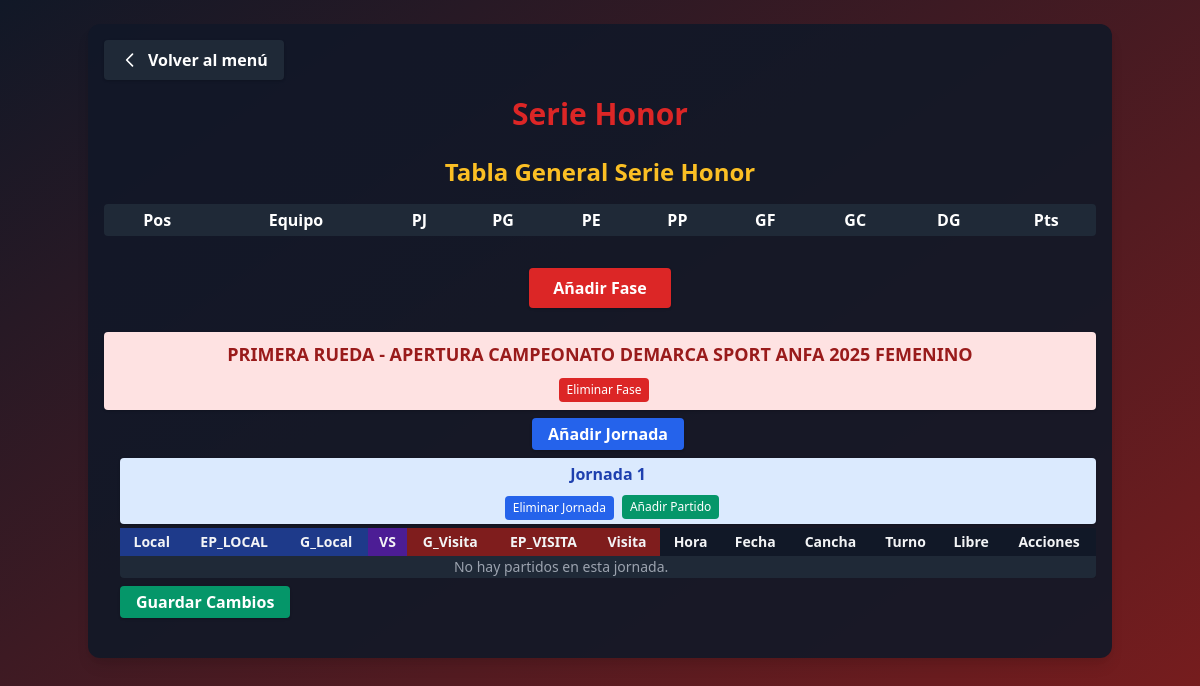
The page /menu/serie_honor/ on the database its author committed.
### app_main/models.py (models this page shows, shortened)
class Fase(models.Model):
    nombre = models.CharField(max_length=100, unique=True)

class Jornada(models.Model):
    fase = models.ForeignKey(Fase, on_delete=models.CASCADE, related_name='jornadas')
    nombre = models.CharField(max_length=100)

### app_main/views.py (the view, shortened to what this page needs)
# urls.py: path('serie_honor/', views.serie_honor, name='serie_honor'),
def serie_honor(request):
    fases = Fase.objects.prefetch_related('jornadas__partidos')
    clubes = Clubes.objects.all()
    jornadas = Jornada.objects.all()
    tablero_general = calcular_tablero_general()
    return render(request, 'serie_honor.html', {
        'fases': fases,
        'clubes': clubes,
        'jornadas': jornadas,
        'estado_choices': SerieHonor.ESTADO_PARTIDO_CHOICES,
        'tablero_general': tablero_general,
    })

### app_main/views.py (called while the page is built, shortened)
def calcular_tablero_general():
    stats = defaultdict(lambda: {
        'equipo': None, 'PJ': 0, 'PG': 0, 'PE': 0, 'PP': 0, 'GF': 0, 'GC': 0, 'DG': 0, 'Pts': 0
    })
    for equipo_id in stats:
        stats[equipo_id]['DG'] = stats[equipo_id]['GF'] - stats[equipo_id]['GC']
    clasificacion = sorted(
        stats.values(),
        key=lambda x: (x['Pts'], x['DG'], x['GF']),
        reverse=True
    )
    return clasificacion

### app_main/templates/serie_honor.html (shortened to what this page needs)
<!DOCTYPE html>
<html>
<head>
    <link href="https://cdn.jsdelivr.net/npm/tailwindcss@2.2.19/dist/tailwind.min.css" rel="stylesheet"/>
</head>
<body class="bg-gradient-to-br from-gray-900 to-red-900 min-h-screen text-gray-100">
    <div class="container mx-auto p-4 bg-gray-900 bg-opacity-90 rounded-xl shadow-lg mt-6">
        <div class="flex items-center mb-4">
            <a href="{% url 'menu' %}" class="bg-gray-800 hover:bg-gray-700 text-white font-bold py-2 px-4 rounded shadow transition flex items-center">
                <svg class="w-5 h-5 mr-2" fill="none" stroke="currentColor" stroke-width="2" viewBox="0 0 24 24">
                    <path stroke-linecap="round" stroke-linejoin="round" d="M15 19l-7-7 7-7" />
                </svg>
                Volver al menú
            </a>
        </div>
        <h1 class="text-3xl font-extrabold text-red-600 mb-6 text-center drop-shadow">Serie Honor</h1>
        <h2 class="text-2xl font-bold text-center text-yellow-400 mb-4">Tabla General Serie Honor</h2>
        <div class="w-full mb-8">
            <div class="overflow-x-auto">
                <table class="min-w-full bg-gray-800 text-white rounded">
                    <thead>
                        <tr>
                            <th class="px-2 py-1">Pos</th>
                            <th class="px-2 py-1">Equipo</th>
                            <th class="px-2 py-1">PJ</th>
                            <th class="px-2 py-1">PG</th>
                            <th class="px-2 py-1">PE</th>
                            <th class="px-2 py-1">PP</th>
                            <th class="px-2 py-1">GF</th>
                            <th class="px-2 py-1">GC</th>
                            <th class="px-2 py-1">DG</th>
                            <th class="px-2 py-1">Pts</th>
                        </tr>
                    </thead>
                </table>
            </div>
        </div>
        <form method="post" class="mb-6 flex justify-center">
            <button type="submit" name="add_fase" value="1" class="bg-red-600 hover:bg-red-700 text-white font-bold py-2 px-6 rounded shadow transition">Añadir Fase</button>
        </form>
        {% for fase in fases %}
            <div class="bg-red-100 text-red-800 font-bold rounded px-4 py-2 flex flex-col items-center justify-center mb-2 shadow">
                <span class="text-lg text-center w-full">{{ fase.nombre }}</span>
                <div class="flex items-center justify-center mt-2">
                    <form method="post" style="display:inline;">
                        <button type="submit" name="delete_fase" value="{{ fase.id }}" class="ml-2 bg-red-600 hover:bg-red-700 text-white rounded px-2 py-1 text-xs" onclick="return confirm('¿Eliminar esta fase y todas sus jornadas y partidos?')">
                            Eliminar Fase
                        </button>
                    </form>
                </div>
            </div>
            <div class="ml-4 mb-6">
                <form method="post" class="mb-2 flex items-center gap-2 justify-center">
                    <button type="submit" name="add_jornada" value="1" class="bg-blue-600 hover:bg-blue-700 text-white font-bold py-1 px-4 rounded shadow transition">Añadir Jornada</button>
                </form>
                {% for jornada in fase.jornadas.all %}
                    <div class="bg-blue-100 text-blue-800 font-semibold rounded px-3 py-1 flex flex-col items-center justify-center mb-1 shadow">
                        <span class="text-base text-center w-full">{{ jornada.nombre }}</span>
                        <div class="flex items-center justify-center mt-2">
                            <form method="post" style="display:inline;">
                                <button type="submit" name="delete_jornada" value="{{ jornada.id }}" class="ml-2 bg-blue-600 hover:bg-blue-700 text-white rounded px-2 py-1 text-xs" onclick="return confirm('¿Eliminar esta jornada y todos sus partidos?')">
                                    Eliminar Jornada
                                </button>
                            </form>
                            <button type="button" onclick="openModal('{{ jornada.id }}')" class="ml-2 bg-green-600 hover:bg-green-700 text-white rounded px-2 py-1 text-xs">Añadir Partido</button>
                        </div>
                    </div>
                    <form method="post" class="mb-4">
                        <div class="overflow-x-auto">
                        <table class="min-w-full text-xs md:text-sm bg-gray-800 rounded shadow">
                            <thead>
                                <tr>
                                    <th class="px-2 py-1 bg-blue-900">Local</th>
                                    <th class="px-2 py-1 bg-blue-900">EP_LOCAL</th>
                                    <th class="px-2 py-1 bg-blue-900">G_Local</th>
                                    <th class="px-2 py-1 bg-purple-900">VS</th>
                                    <th class="px-2 py-1 bg-red-900">G_Visita</th>
                                    <th class="px-2 py-1 bg-red-900">EP_VISITA</th>
                                    <th class="px-2 py-1 bg-red-900">Visita</th>
                                    <th class="px-2 py-1 bg-gray-900">Hora</th>
                                    <th class="px-2 py-1 bg-gray-900">Fecha</th>
                                    <th class="px-2 py-1 bg-gray-900">Cancha</th>
                                    <th class="px-2 py-1 bg-gray-900">Turno</th>
                                    <th class="px-2 py-1 bg-gray-900">Libre</th>
                                    <th class="px-2 py-1 bg-gray-900">Acciones</th>
                                </tr>
                            </thead>
                            <tbody>
                                {% for sh in jornada.partidos.all %}
                                <tr>
                                    <input type="hidden" name="id_{{ sh.id }}" value="{{ sh.id }}">
                                    <td class="text-center text-white bg-blue-800 bg-opacity-50">{{ sh.equipo_local.club }}</td>
                                    <td class="text-center text-white bg-blue-800 bg-opacity-50">{{ sh.estado_partido_local }}</td>
                                    <td class="bg-blue-800 bg-opacity-50">
                                        <input type="number" name="goles_local_{{ sh.id }}" value="{{ sh.goles_local }}" min="0" class="bg-gray-900 text-white rounded w-16 px-1">
                                    </td>
                                    <td class="text-center text-white bg-purple-800 bg-opacity-50 font-bold">VS</td>
                                    <td class="bg-red-800 bg-opacity-50">
                                        <input type="number" name="goles_visita_{{ sh.id }}" value="{{ sh.goles_visita }}" min="0" class="bg-gray-900 text-white rounded w-16 px-1">
                                    </td>
                                    <td class="text-center text-white bg-red-800 bg-opacity-50">{{ sh.estado_partido_visita }}</td>
                                    <td class="text-center text-white bg-red-800 bg-opacity-50">{{ sh.equipo_visita.club }}</td>
                                    <td class="text-center text-white bg-gray-800 bg-opacity-50">{{ sh.horario }}</td>
                                    <td class="text-center text-white bg-gray-800 bg-opacity-50">{{ sh.fecha|date:'Y-m-d' }}</td>
                                    <td class="text-center text-white bg-gray-800 bg-opacity-50">{{ sh.cancha }}</td>
                                    <td class="text-center text-white bg-gray-800 bg-opacity-50">{{ sh.turno }}</td>
                                    <td class="text-center text-white bg-gray-800 bg-opacity-50">{{ sh.libre }}</td>
                                    <td class="bg-gray-800 bg-opacity-50">
                                        <button type="submit" name="delete_row" value="{{ sh.id }}" class="bg-red-600 hover:bg-red-700 text-white rounded px-2 py-1 text-xs" onclick="return confirm('¿Eliminar este partido?')">Eliminar</button>
                                        <button type="button" onclick="openEditModal('{{ sh.id }}', '{{ sh.equipo_local.id }}', '{{ sh.equipo_visita.id }}', '{{ sh.horario|time:'H:i' }}', '{{ sh.fecha|date:'Y-m-d' }}', '{{ sh.cancha }}', '{{ sh.turno }}', '{{ sh.libre }}')" class="bg-yellow-600 hover:bg-yellow-700 text-white rounded px-2 py-1 text-xs ml-1">Editar</button>
                                    </td>
                                </tr>
                                {% empty %}
                                <tr><td colspan="12" class="text-center text-gray-400">No hay partidos en esta jornada.</td></tr>
                                {% endfor %}
                            </tbody>
                        </table>
                        </div>
                        <button type="submit" class="mt-2 bg-green-600 hover:bg-green-700 text-white font-bold py-1 px-4 rounded shadow transition">Guardar Cambios</button>
                    </form>
                {% empty %}
                    <div class="text-gray-400 mb-4 text-center">No hay jornadas en esta fase.</div>
                {% endfor %}
            </div>
        {% empty %}
            <div class="text-gray-400 text-center">No hay fases creadas.</div>
        {% endfor %}
    </div>
</body>
</html>

### rows shown on the page
Fase: nombre "PRIMERA RUEDA - APERTURA CAMPEONATO DEMARCA SPORT ANFA 2025 FEMENINO", {{ fase.id }} 17 (drawn)
Jornada: nombre "Jornada 1", {{ jornada.id }} 13 (drawn)
